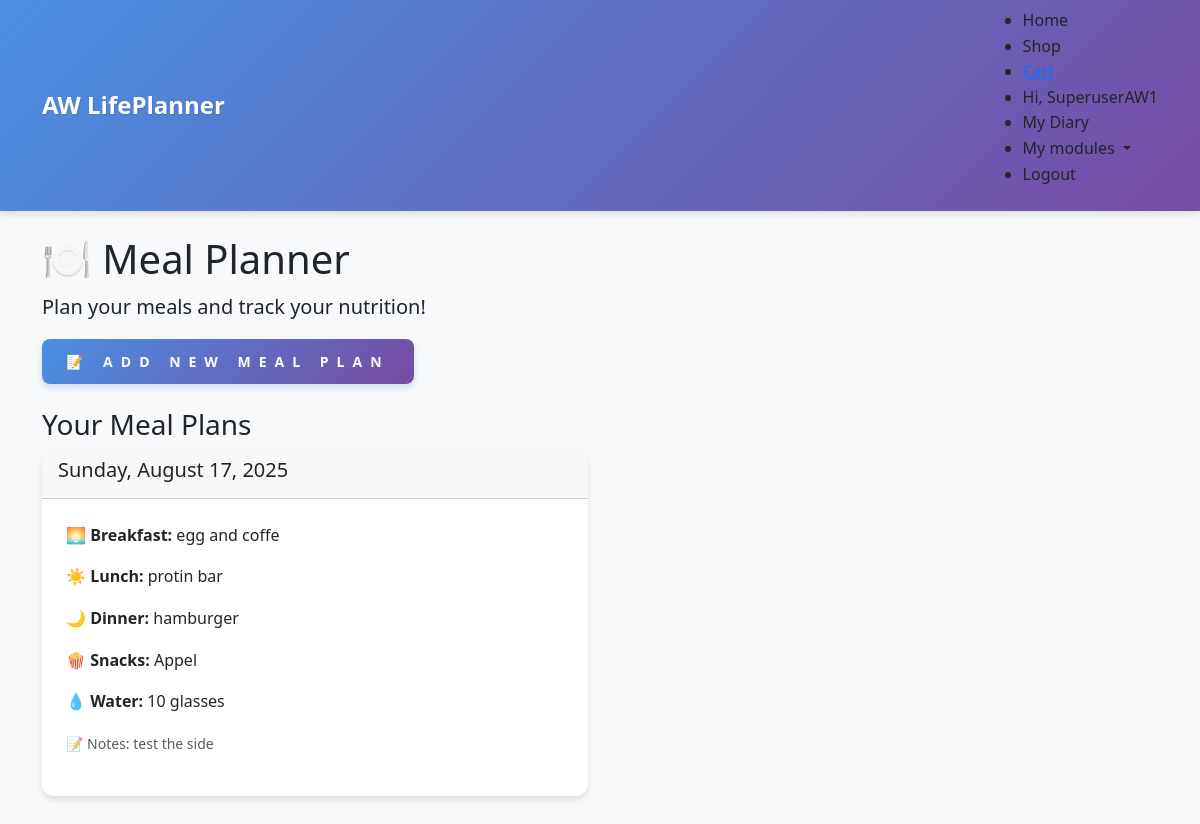
Screenshot of /modules/meal-planner/ (signed in) with the database file from the repository.
### modules/models.py (models this page shows, shortened)
class MealPlan(models.Model):
    user = models.ForeignKey(User, on_delete=models.CASCADE)
    date = models.DateField(default=timezone.now)
    breakfast = models.TextField(blank=True)
    lunch = models.TextField(blank=True)
    dinner = models.TextField(blank=True)
    snacks = models.TextField(blank=True)
    water_intake = models.IntegerField(default=0, help_text="Glasses of water")
    notes = models.TextField(blank=True)
    created_at = models.DateTimeField(auto_now_add=True)
    class Meta:
        ordering = ['-date']
        unique_together = ['user', 'date']

### modules/views.py (the view)
# urls.py: path('meal-planner/', views.meal_planner, name='meal_planner'),
@login_required
def meal_planner(request):
    if not check_module_access(request.user , 'meal_planner'):
        messages.error(
            request,
            'You need to purchase the Meal Planner module to access this feature.'
            )
        return redirect('shop:modules')
    meal_plans = MealPlan.objects.filter(user=request.user)
    today = timezone.now().date()
    context = {
        'meal_plans': meal_plans,
        'today': today,
    }
    return render(request, 'modules/meal_planner.html', context)

### modules/views.py (called while the page is built)
def check_module_access(user, module_type):
    return UserModule.objects.filter(
        user=user,
        module__module_type=module_type
    ).exists()

### modules/templates/modules/meal_planner.html (shortened to what this page needs)
{% extends 'base.html' %}
{% block content %}
<div class="row">
    <div class="col-md-12">
        <h1>🍽️ Meal Planner</h1>
        <p class="lead">Plan your meals and track your nutrition!</p>
        <div class="mb-4">
            <a href="{% url 'modules:add_meal_plan' %}" class="btn btn-primary">📝 Add New Meal Plan</a>
        </div>
        {% if meal_plans %}
            <h3>Your Meal Plans</h3>
            <div class="row">
                {% for plan in meal_plans %}
                <div class="col-md-6 mb-3">
                    <div class="card">
                        <div class="card-header">
                            <h5>{{ plan.date|date:"l, F d, Y" }}</h5>
                        </div>
                        <div class="card-body">
                            {% if plan.breakfast %}
                            <p><strong>🌅 Breakfast:</strong> {{ plan.breakfast }}</p>
                            {% endif %}
                            {% if plan.lunch %}
                            <p><strong>☀️ Lunch:</strong> {{ plan.lunch }}</p>
                            {% endif %}
                            {% if plan.dinner %}
                            <p><strong>🌙 Dinner:</strong> {{ plan.dinner }}</p>
                            {% endif %}
                            {% if plan.snacks %}
                            <p><strong>🍿 Snacks:</strong> {{ plan.snacks }}</p>
                            {% endif %}
                            <p><strong>💧 Water:</strong> {{ plan.water_intake }} glasses</p>
                            {% if plan.notes %}
                            <p><small class="text-muted">📝 Notes: {{ plan.notes }}</small></p>
                            {% endif %}
                        </div>
                    </div>
                </div>
                {% endfor %}
            </div>
        {% else %}
            <div class="alert alert-info">
                <h4>No meal plans yet!</h4>
                <p>Start planning your meals to maintain a healthy lifestyle.</p>
                <a href="{% url 'modules:add_meal_plan' %}" class="btn btn-primary">Create Your First Meal Plan</a>
            </div>
        {% endif %}
    </div>
</div>
{% endblock %}

### templates/base.html (shortened to what this page needs)
{% load static %}
<!DOCTYPE html>
<html lang="en">
<head>
    <link href="https://cdn.jsdelivr.net/npm/bootstrap@5.3.0/dist/css/bootstrap.min.css" rel="stylesheet">
    <link rel="stylesheet" href="{% static 'css/main.css' %}">
</head>
<body>
    <nav class="navbar navbar-expand-lg navbar-light bg-ligth">
        <div class="container">
            <a href="/" class="navbar-brand">AW LifePlanner</a>
            <div class="collaps navbar-collapes" id="navbarNav" >
                <ul class="nabar-nav ms-auto">
                    <li class="nav-item">
                        <a href="/" class="nav-link">Home</a>
                    </li>
                    <li class="nav-item">
                        <a href="{% url 'shop:modules' %}" class="nav-link">Shop</a>
                    </li>
                    {% if user.is_authenticated %}
                        <li class="nav-item">
                            <a href="{% url 'shop:view_cart' %}">
                            </a>
                        </li>
                        <li class="nav-item">
                            <a href="#" class="nav-link">Hi, {{ user.username }}</a>
                        </li>
                        <li class="nav-item">
                            <a class="nav-link" href="{% url 'diary:diary_home' %}">My Diary</a>
                        </li>
                        {% if user.is_authenticated %}
                            {% if user.usermodule_set.exists %}
                                <li class="nav-item dropdown">
                                    <a href="#" id="modulesDropdown" role="button" class="nav-link dropdown-toggle" data-bs-toggle="dropdown">
                                        My modules
                                    </a>
                                </li>
                            {% endif %}
                        {% endif %}
                        <li class="nav-item">
                            <a href="{% url 'account_logout' %}" class="nav-link">Logout</a>
                        </li>
                    {% endif %}
                </ul>
            </div>
        </div>
    </nav>
    <main class="container my-4">
        {%  block content %}
        {% endblock %}
    </main>
</body>
</html>

### static/css/main.css (style rules this page uses)
:root { --primary-color: #4a90e2; --secondary-color: #f39c12; --success-color: #27ae60; --danger-color: #e74c3c; --warning-color: #f1c40f; --info-color: #3498db; --light-color: #ecf0f1; --dark-color: #2c3e50; --gradient-primary: linear-gradient(135deg, var(--primary-color) 0%, #764ba2 100%); --gradient-success: linear-gradient(135deg, var(--success-color) 0%, #20c997 100%); --gradient-danger: linear-gradient(135deg, var(--danger-color) 0%, #fd7e14 100%); --shadow-soft: 0 4px 6px rgba(0, 0, 0, 0.1); --shadow-hover: 0 8px 15px rgba(0, 0, 0, 0.15); --border-radius: 0.75rem; --transition: all 0.3s ease; }
body { font-family: segoe UI, Tahoma, Geneva, Verdana, sans-seif; background-color: #f8f9fa; line-height: 1.6; }
.navbar { box-shadow: var(--shadow-soft); background: var(--gradient-primary) !important; }
.navbar-brand { font-weight: bold; color: white !important; font-size: 1.5rem; text-shadow: 1px 1px 2px rgba(0, 0, 0, 0.1); }
.card { border: none; box-shadow: var(--shadow-soft); transition: var(--transition); margin-bottom: 1.5rem; border-radius: var(--border-radius); overflow: hidden; }
.card-body { padding: 1.5rem; }
.btn { border-radius: 0.5rem; font-weight: 600; padding: 0.75rem 1.5rem; transition: var(--transition); text-transform: uppercase; letter-spacing: 0.5rem; font-size: 0.875rem; }
.btn-primary { background: var(--gradient-primary); border: none; box-shadow: 0 4px 6px rgba(74, 144, 226, 0.25); }

### rows the page displays
MealPlan: date "Sunday, August 17, 2025", breakfast "egg and coffe", lunch "protin bar", dinner "hamburger", snacks "Appel", water_intake "10", notes "test the side"

### other values shown
{{ user.username }} "SuperuserAW1"
